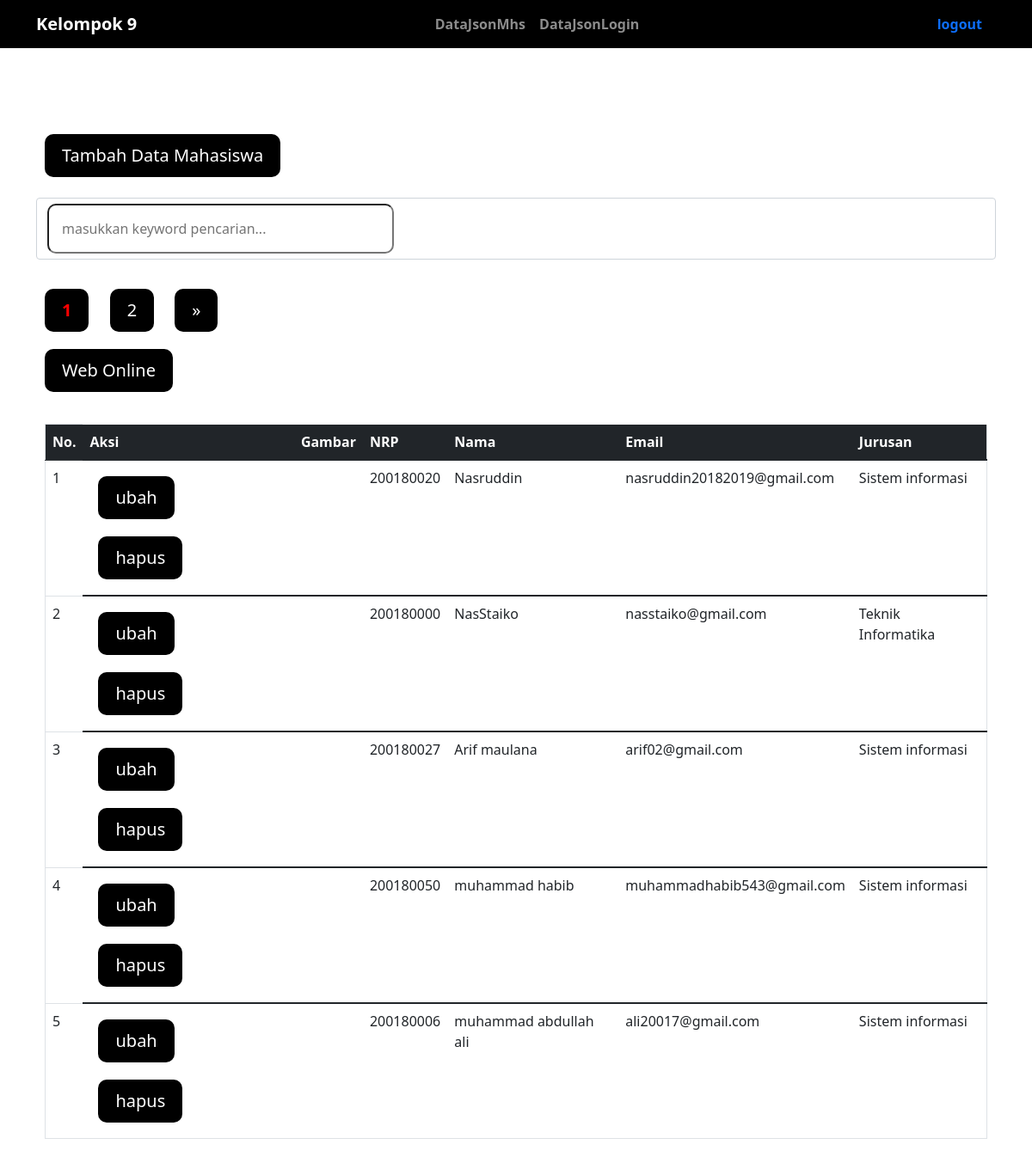
Page /index.php (signed in) on the committed database.
### tables this page shows
CREATE TABLE `mahasiswa` (
  `id` int(5) NOT NULL,
  `nrp` int(9) NOT NULL,
  `nama` varchar(100) NOT NULL,
  `email` varchar(100) NOT NULL,
  `jurusan` varchar(50) NOT NULL,
  `gambar` varchar(255) NOT NULL
);

### functions.php (called while the page is built, shortened)
<?php
    $conn = mysqli_connect("localhost", "root", "", "app_mhs");
function query($query) {
    global $conn;
    $result = mysqli_query( $conn, $query);
    $rows = [];
    while( $row = mysqli_fetch_assoc($result) ) {
        $rows[] = $row;
    }
    return $rows;
}
?>

### index.php (the view, shortened to what this page needs)
<?php
    require 'functions.php';
    $jumlahDataPerHalaman = 5;
    $jumlahData = count(query("SELECT * FROM mahasiswa ORDER BY id DESC"));
    $jumlahHalaman = ceil($jumlahData / $jumlahDataPerHalaman);
    $halamanAktif = ( isset($_GET["halaman"]) ) ? $_GET["halaman"] : 1;
    $awalData = ($jumlahDataPerHalaman * $halamanAktif) - $jumlahDataPerHalaman;
    $mahasiswa = query("SELECT * FROM mahasiswa LIMIT $awalData, $jumlahDataPerHalaman");
?>
<!DOCTYPE html>
<html lang="en">
<head>
    <link href="https://cdn.jsdelivr.net/npm/bootstrap@5.1.3/dist/css/bootstrap.min.css" rel="stylesheet">
    <link rel="stylesheet" href="css/style.css">
</head>
<body>
        <nav class="navbar navbar-expand-lg navbar-dark bg-nav">
            <div class="container">
                <a class="navbar-brand" href="index.php">Kelompok 9</a>
                <div class="collapse navbar-collapse" id="navbarNavAltMarkup">
                <div class="navbar-nav mx-auto">
                    <a class="nav-link" href="data.json.php">DataJsonMhs</a>
                    <a class="nav-link" href="data.json.login.php">DataJsonLogin</a>
                </div>
                <a class="nav-link " href="logout.php">logout</a>
                </div>
            </div>
        </nav>
        <div class="container">
        <h1 class="text">Daftar Mahasiswa</h1>
        <a class="btn my-4" href="tambah.php">Tambah Data Mahasiswa</a>
        <form class="form-control" action="" method="POST">
            <input class="form" type="text" name="keyword" size="35" autofocus placeholder="masukkan keyword pencarian..." autocomplete="off" id="keyword">
        </form>
        <br>
        <?php for($i = 1; $i <= $jumlahHalaman; $i++) : ?>
            <?php if( $i == $halamanAktif ) : ?>
                <a class="btn" href="?halaman=<?= $i; ?>" style="font-weight: bold; color: red;"><?= $i; ?></a>
                <?php else : ?>
                    <a class="btn" href="?halaman=<?= $i; ?>"><?= $i; ?></a>
            <?php endif; ?>
        <?php endfor; ?>
        <?php if ( $halamanAktif < $jumlahHalaman ) : ?>
            <a class="btn" href="?halaman=<?= $halamanAktif + 1; ?>">&raquo;</a>
        <?php endif; ?>
        <br>
        <a class="btn" href="https://github.com/NasDev07/Crud-Mahasiswa" target="_black">Web Online</a>
        <div class="table table-responsive my-3" id="container">
            <table class="table" border="1" cellpadding="10" cellspacing="0">
                <tr class="table table-dark">
                    <th>No.</th>
                    <th>Aksi</th>
                    <th>Gambar</th>
                    <th>NRP</th>
                    <th>Nama</th>
                    <th>Email</th>
                    <th>Jurusan</th>
                </tr>
                <?php $i = 1; ?>
                <?php foreach( $mahasiswa as $row ): ?>
                <tr class="table">
                    <td><?php echo $i; ?></td>
                    <td>
                        <a type="button" class="btn" href="ubah.php?id=<?= $row["id"]; ?>">ubah</a>
                        <a type="button" class="btn" href="hapus.php?id=<?= $row["id"]; ?>" onclick="return confirm('yakin? data di hapus');">hapus</a>
                    </td>
                    <td>
                    </td>
                    <td><?php echo $row["nrp"]; ?></td>
                    <td><?php echo $row["nama"]; ?></td>
                    <td><?php echo $row["email"]; ?></td>
                    <td><?php echo $row["jurusan"]; ?></td>
                </tr>
                <?php $i++; ?>
                <?php endforeach; ?>
            </table>
        </div>
    </div>
</body>
</html>

### css/style.css (style rules this page uses)
:root { scroll-behavior: smooth; }
body { background-image: url("https://buat.web.id/wp-content/uploads/2020/08/bubble-animated-background.svg"); }
.bg-nav { background-color: #000000; color: #ffffff; font-weight: bold; }
.navbar-brand { color: #ffffff; }
.text { color: #ffffff; text-align: center; margin: 20px; font-size: 30px; font-weight: bold; }
.btn { background-color: #000000; color: #ffffff; border: none; padding: 10px 20px; font-size: 20px; cursor: pointer; margin: 10px; border-radius: 10px; }
.form { background-color: #ffffff; padding: 15px; border-radius: 10px; }
.table { background-color: #ffffff; padding: 10px; border-radius: 10px; }

### rows in the picture
mahasiswa: nrp "200180020", nama "Nasruddin", email "nasruddin20182019@gmail.com", jurusan "Sistem informasi"
mahasiswa: nrp "200180000", nama "NasStaiko", email "nasstaiko@gmail.com", jurusan "Teknik Informatika"
mahasiswa: nrp "200180027", nama "Arif maulana", email "arif02@gmail.com", jurusan "Sistem informasi"
mahasiswa: nrp "200180050", nama "muhammad habib", email "muhammadhabib543@gmail.com", jurusan "Sistem informasi"
mahasiswa: nrp "200180006", nama "muhammad abdullah ali", email "ali20017@gmail.com", jurusan "Sistem informasi"
